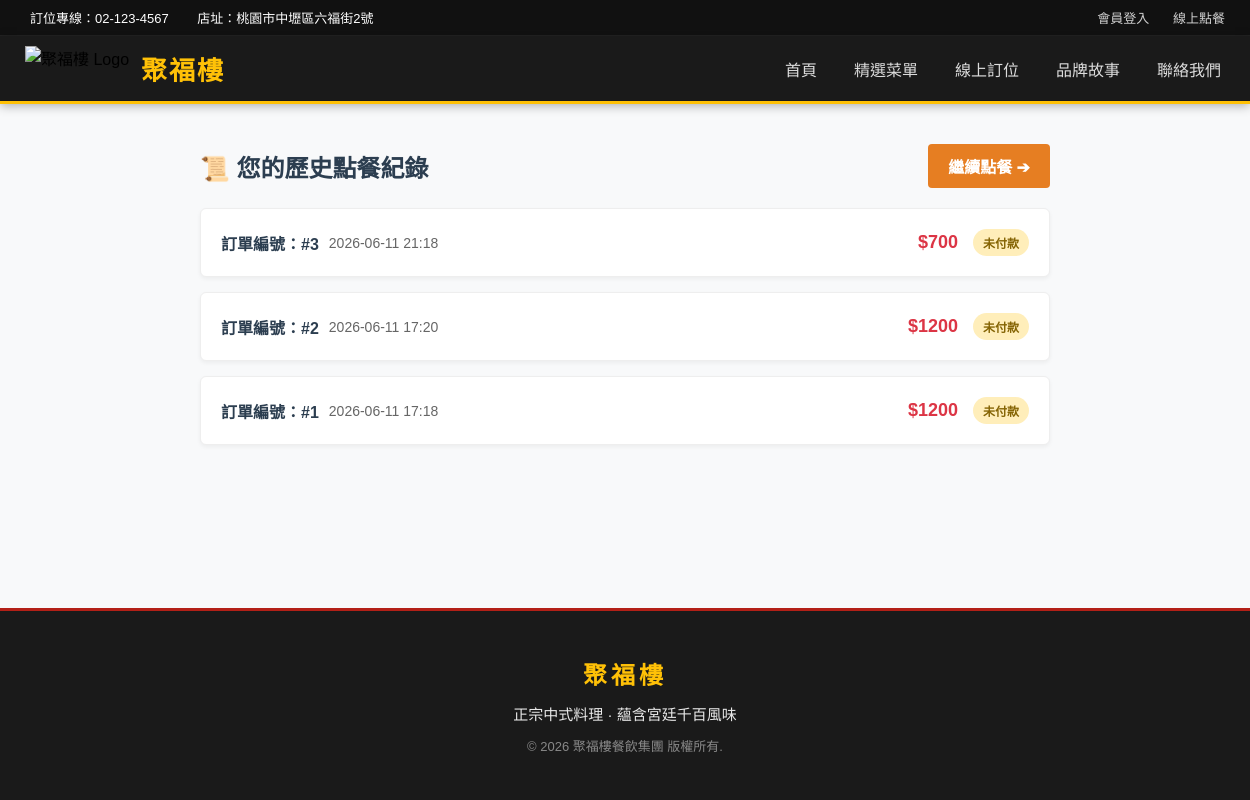
Before: /order_history/ (signed in) with the older database file.
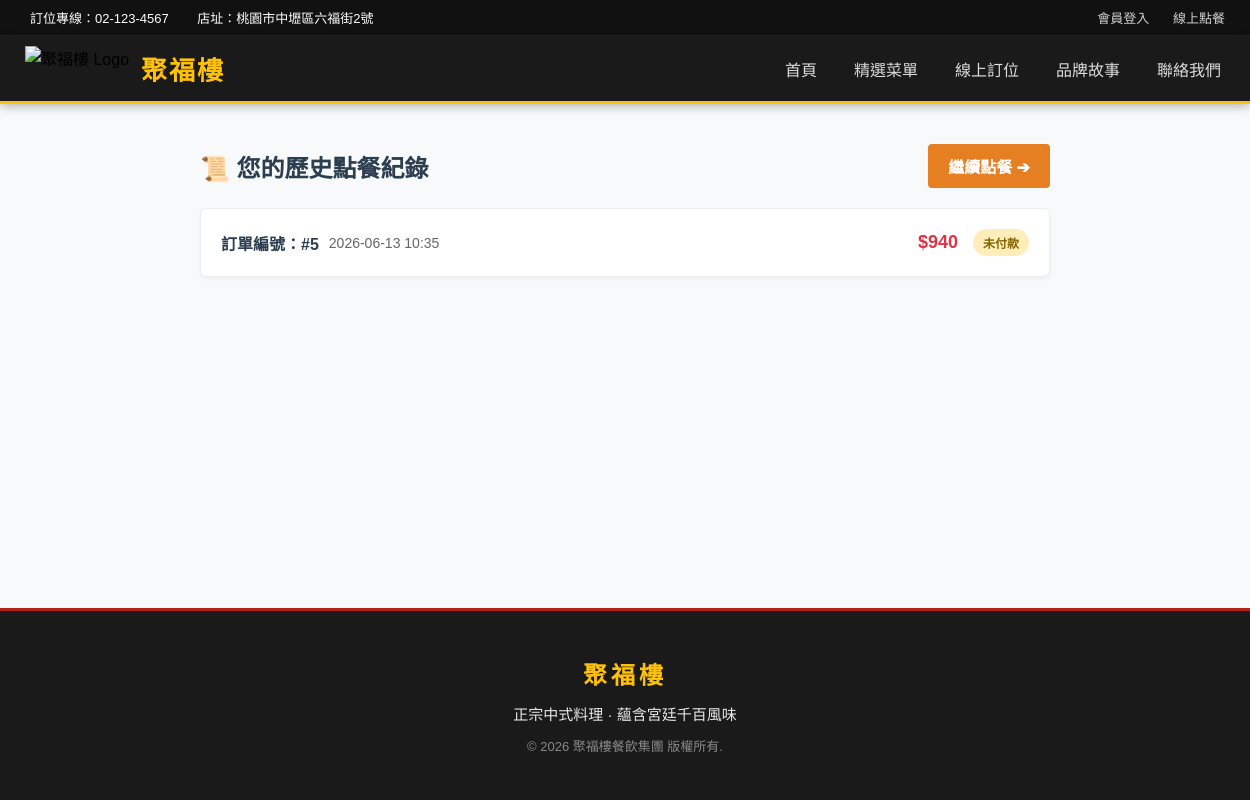
After: the same page with the newer database file.
### myapp/models.py (models this page shows)
class Order(models.Model):
    STATUS_CHOICES =[
        ('pending','未付款'),
        ('paid','已付款/準備中'),
        ('completed','已完成'),
        ('cancelled','已取消'),
    ]
    member = models.ForeignKey(CustomMember,on_delete=models.CASCADE,verbose_name="會員")
    total_amount= models.IntegerField(verbose_name="總金額")
    status = models.CharField(max_length=20,choices=STATUS_CHOICES,default='pending',verbose_name='頂單狀態')
    created_at = models.DateTimeField(auto_created=True,verbose_name='訂單時間')
    merchant_trade_no = models.CharField(max_length=50,unique=True,blank=True,null=True)

### myapp/views.py (the view)
# urls.py: path('order_history/',views.order_history,name='order_history'),
def order_history(request):
    member = get_current_member(request)
    if not member:
        return redirect('user_login')
    orders = Order.objects.filter(member=member).order_by('-created_at')
    return render(request,'order_history.html',{'orders':orders})

### myapp/views.py (called while the page is built)
def get_current_member(request):
    member_id= request.session.get('member_id')
    if not member_id:
        return None
    try:
        return CustomMember.objects.get(id=member_id)
    except CustomMember.DoesNotExist:
        return None

### templates/order_history.html (shortened to what this page needs)
{% extends 'base.html' %}
{% load static %}
{% block extra_css %}
<link rel="stylesheet" href="{% static 'css/order_history.css' %}">
{% endblock %}
{% block content %}
<div class="order-container">
    <div class="top-bar">
        <h2 class="page-title">📜 您的歷史點餐紀錄</h2>
        <a href="{% url 'order_online' %}" class="btn-continue-order">繼續點餐 ➔</a>
    </div>
    {% if orders %}
        {% for order in orders %}
        <details>
            <summary>
                <div class="order-summary-flex">
                    <div class="order-left-meta">
                        <span class="order-id">訂單編號：#{{ order.id }}</span>
                        <span class="order-meta">{{ order.created_at|date:"Y-m-d H:i" }}</span>
                    </div>
                    <div class="order-right">
                        <span class="order-total">${{ order.total_amount }}</span>
                        {% if order.status == 'pending' %}
                            <span class="badge bg-warning">未付款</span>
                        {% elif order.status == 'paid' %}
                            <span class="badge bg-info">準備中</span>
                        {% elif order.status == 'completed' %}
                            <span class="badge bg-success">已完成</span>
                        {% endif %}
                    </div>
                </div>
            </summary>
        </details>
        {% endfor %}
    {% else %}
        <div class="empty-order-state">
            <p>您在聚福樓還沒有任何點餐紀錄喔！</p>
        </div>
    {% endif %}
</div>
{% endblock %}

### templates/base.html (shortened to what this page needs)
{% load static %}
<!DOCTYPE html>
<html lang="zh-Hant">
<head>
    <link rel="stylesheet" href="{% static 'css/base.css' %}">
    {% block extra_css %}{% endblock %}
</head>
<body>
    <nav class="top-navbar">
        <div class="nav-container">
            <div class="contact-info">
                <span class="info-item"> 訂位專線：02-123-4567</span>
                <span class="info-item"> 店址：桃園市中壢區六福街2號</span>
            </div>
            <div class="member-links">
                {% if member_name %}
                    <span class="nav-link-item member-name-nav">
                        <i class="fas fa-user-circle icon-gold"></i> {{ member_name }} 您好
                    </span>
                    <a href="{% url 'logout' %}" class="nav-link-item"><i class="fas fa-sign-out-alt"></i> 登出</a>
                {% else %}
                    <a href="{% url 'user_login' %}" class="nav-link-item"> 會員登入</a>
                {% endif %}
                <a href="{% url "order_online" %}" class="nav-link-item"> 線上點餐</a>
            </div>
        </div>
    </nav>
    <header class="main-header">
        <div class="nav-container main-nav-flex">
            <div class="logo-area">
                <img src="{% static 'images/logo.png' %}" alt="聚福樓 Logo" class="logo-img">
                <a class="brand-name" href="{% url 'index' %}">聚福樓</a>
            </div>
            <nav class="main-menu">
                <ul class="menu-list">
                    <li><a href="{% url 'index' %}"> 首頁</a></li>
                    <li><a href="{% url 'menu' %}"> 精選菜單</a></li>
                    <li><a href="#"> 線上訂位</a></li>
                    <li><a href="#"> 品牌故事</a></li>
                    <li><a href="#"> 聯絡我們</a></li>
                </ul>
            </nav>
        </div>
    </header>
    <main class="content-wrapper">
        {% block content %}
        {% endblock %}
    </main>
    <footer class="site-footer">
        <div class="footer-container">
            <h3 class="footer-logo">聚福樓</h3>
            <p class="footer-slogan">正宗中式料理 · 蘊含宮廷千百風味</p>
            <p class="footer-copy">© 2026 聚福樓餐飲集團 版權所有.</p>
        </div>
    </footer>
</body>
</html>

### static/css/base.css (style rules this page uses)
:root { --primary-red: #b32017; --gold-color: #ffc107; --dark-bg: #1a1a1a; --text-white: #ffffff; --text-muted: #888888; }
html, body { height: 100%; margin: 0; padding: 0; }
body { font-family: -apple-system, BlinkMacSystemFont, "Segoe UI", Roboto, "Helvetica Neue", Arial, sans-serif; display: flex; flex-direction: column; min-height: 100vh; background-color: #fcfcfc; }
a { text-decoration: none; color: inherit; transition: color 0.3s ease; }
ul { list-style: none; margin: 0; padding: 0; }
.nav-container { max-width: 1200px; margin: 0 auto; padding: 0 20px; display: flex; justify-content: space-between; align-items: center; width: 100%; }
.top-navbar { background-color: #111111; color: var(--text-white); font-size: 13px; padding: 8px 0; border-bottom: 1px solid #222; }
.info-item { margin-right: 20px; }
.nav-link-item { margin-left: 20px; opacity: 0.8; }
.main-header { background-color: var(--dark-bg); position: sticky; top: 0; z-index: 1000; box-shadow: 0 2px 10px rgba(0, 0, 0, 0.3); padding: 10px 0; border-bottom: 3px solid var(--gold-color); }
.main-nav-flex { display: flex; justify-content: space-between; align-items: center; }
.logo-area { display: flex; align-items: center; gap: 12px; }
.logo-img { height: 45px; width: auto; }
.brand-name { color: var(--gold-color); font-size: 26px; font-weight: bold; letter-spacing: 2px; }
.menu-list { display: flex; gap: 25px; }
.menu-list a { color: rgba(255, 255, 255, 0.85); font-size: 16px; font-weight: 500; padding: 8px 4px; }
.content-wrapper { flex: 1 0 auto; }
.site-footer { flex-shrink: 0; background-color: var(--dark-bg); color: var(--text-white); text-align: center; padding: 45px 20px; border-top: 3px solid var(--primary-red); }
.footer-logo { color: var(--gold-color); font-size: 24px; margin: 0 0 12px 0; letter-spacing: 4px; }
.footer-slogan { margin: 0 0 12px 0; font-size: 15px; opacity: 0.9; }
.footer-copy { margin: 0; font-size: 13px; color: var(--text-muted); }

### static/css/order_history.css (style rules this page uses)
body { font-family: Arial, sans-serif; background-color: #f8f9fa; margin: 0; padding: 0; }
.order-container { max-width: 850px; margin: 40px auto; padding: 0 20px; }
.top-bar { display: flex; justify-content: space-between; align-items: center; margin-bottom: 20px; }
.page-title { color: #2c3e50; margin: 0; }
.btn-continue-order { background: #e67e22; color: white; padding: 10px 20px; text-decoration: none; border-radius: 4px; font-weight: bold; transition: background 0.2s; }
details { background: white; margin-bottom: 15px; border-radius: 6px; box-shadow: 0 2px 4px rgba(0,0,0,0.05); border: 1px solid #eee; overflow: hidden; }
summary { padding: 20px; cursor: pointer; font-weight: bold; outline: none; list-style: none; }
.order-summary-flex { display: flex; justify-content: space-between; align-items: center; }
.order-left-meta { display: flex; align-items: center; }
.order-id { color: #2c3e50; }
.order-meta { font-size: 14px; color: #666; font-weight: normal; margin-left: 10px; }
.order-right { display: flex; align-items: center; }
.order-total { color: #dc3545; font-size: 18px; margin-right: 15px; }
.badge { padding: 5px 10px; border-radius: 20px; font-size: 12px; font-weight: bold; }
.bg-warning { background-color: #ffeeba; color: #856404; }

Changed rows visible on the page:
removed Order: id "3", created_at "2026-06-11 21:18", total_amount "700", status "未付款"
removed Order: id "2", created_at "2026-06-11 17:20", total_amount "1200", status "未付款"
removed Order: id "1", created_at "2026-06-11 17:18", total_amount "1200", status "未付款"
added Order: id "5", created_at "2026-06-13 10:35", total_amount "940", status "未付款"
